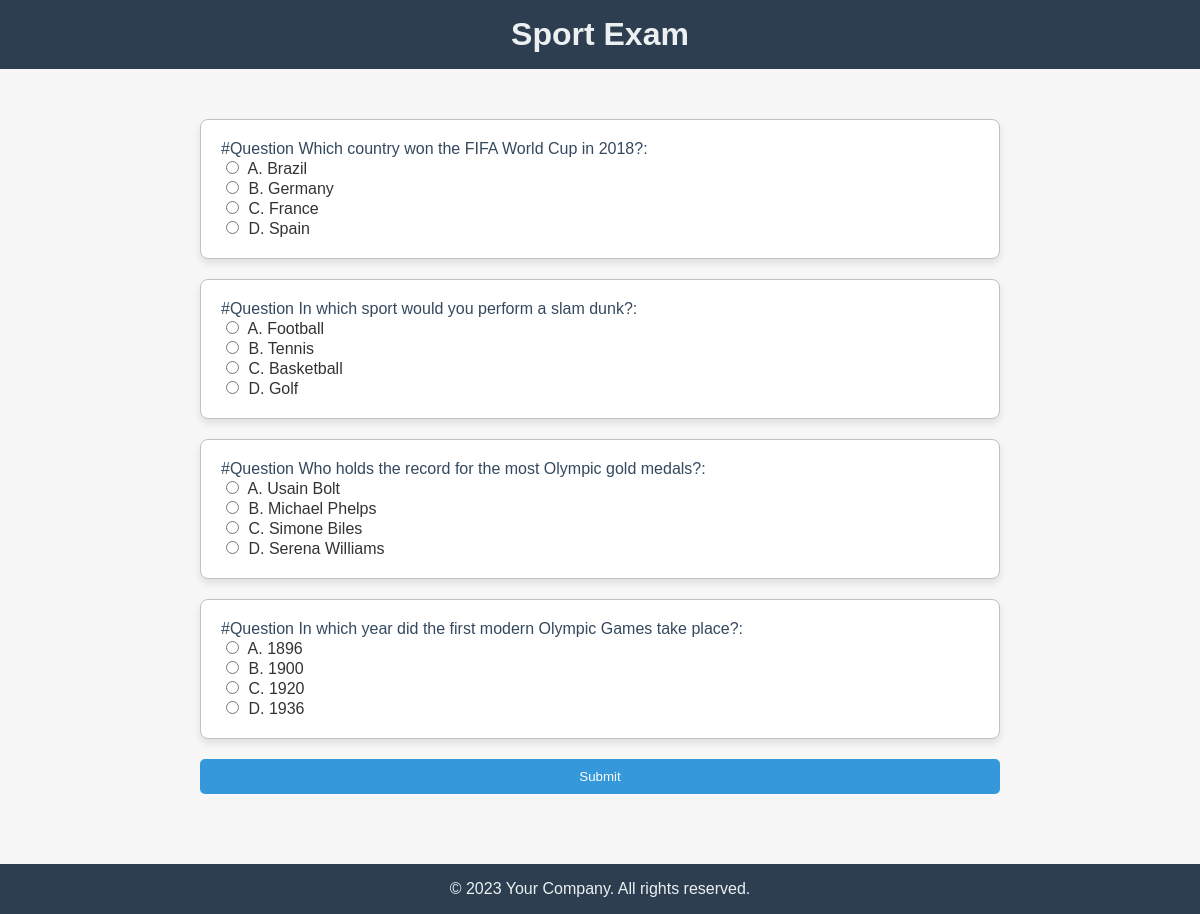
Screenshot of /exams/exam/38 (signed in) with the database file from the repository.
### exams/models.py (models this page shows, shortened)
class Exam(models.Model):
    subject = models.CharField(max_length=50)
    level = models.IntegerField(
        default=1,
        validators=[
            MinValueValidator(1),  # Change the limit_value as needed
            MaxValueValidator(4)  # Change the limit_value as needed
        ])
    questions = models.ManyToManyField('Question', related_name='exams')
    def __str__(self):
	    return self.subject

class Question(models.Model):
    title = models.CharField(max_length=1000)
    answer = models.IntegerField(
        default=1,
        validators=[
            MinValueValidator(1),  # Change the limit_value as needed
            MaxValueValidator(4),  # Change the limit_value as needed
        ])
    A = models.CharField(max_length=100)
    B = models.CharField(max_length=100)
    C = models.CharField(max_length=100)
    D = models.CharField(max_length=100)

### exams/views.py (the view)
# urls.py: path('exams/', ExamList.as_view(), name='exam-list'),
def exam(request, pk):
    if request.user.is_anonymous == True:
        return redirect(EMS.views.signin)
    proxy = Proxy()
    exam = proxy.getExam(pk)
    questions = exam.questions.all()
    return render(request, 'exams/exam.html', {'questions': questions, "contest_id": pk, "subject": exam.subject})

### exams/designpatterns.py (called while the page is built)
    def getExam(self, pk:int):
        exam = Quiz.objects.get(pk=pk)
        return exam

    def getExam(self, pk:int):
        print("  ", Proxy.visitedExam)
        if pk in Proxy.visitedExam:
            return Proxy.visitedExam[pk]
        else:
            exam = self.__examRepositry.getExam(pk)
            Proxy.visitedExam[pk] = exam
            print(Proxy.visitedExam)
            return exam

### templates/exams/exam.html (shortened to what this page needs)
{% load static %}
<!DOCTYPE html>
<html lang="en">
<head>
</head>
<body>
    <header>
        <h1> {{ subject }} Exam </h1>
    </header>
    <div class="container">
        {% for q in questions %}
            <div class="question">
                <p>#Question {{ q.title }}:</p>
                <input id="a" type="radio" name="{{q.pk}}" value="A. {{ q.A }}">
                <label for="{{ q.A }}">A. {{ q.A }} </label><br>
                <input id="b" type="radio" name="{{q.pk}}" value="B. {{ q.B }}">
                <label for="{{ q.B }}">B. {{ q.B }} </label><br>
                <input id="c" type="radio" name="{{q.pk}}" value="C. {{ q.C }}">
                <label for="{{ q.C }}">C. {{ q.C }} </label><br>
                <input id="d" type="radio" name="{{q.pk}}" value="D. {{ q.D }}">
                <label for="{{ q.D }}">D. {{ q.D }} </label><br>
            </div>
        {% endfor %}
        <button onclick="getData('{{contest_id}}')">Submit</button>
    </div>
    <footer>&copy; 2023 Your Company. All rights reserved.</footer>
</body>
</html>

### templates/exams/exam.html (style rules this page uses)
body { margin: 0; padding: 0; font-family: 'Arial', sans-serif; background-color: #f7f7f7; color: #333; }
header, footer { text-align: center; color: #fff; background-color: #2c3e50; padding: 1em 0; }
h1 { margin: 0; color: #ecf0f1; }
.container { max-width: 800px; margin: 0 auto; padding: 20px; }
.question { border: 1px solid #bdc3c7; border-radius: 8px; padding: 20px; margin-bottom: 20px; background-color: #fff; box-shadow: 0 4px 8px rgba(0, 0, 0, 0.1); }
p { margin: 0; color: #34495e; }
input[type="radio"] { margin-right: 5px; }
button { padding: 10px 20px; background-color: #3498db; color: #fff; border: none; border-radius: 5px; cursor: pointer; width: 100%; transition: background-color 0.3s ease; margin-bottom: 100px; }
footer { text-align: center; background-color: #2c3e50; color: #ecf0f1; padding: 1em 0; position: fixed; bottom: 0; width: 100%; }

### rows the page displays
Exam: subject "Sport"
Question: title "Which country won the FIFA World Cup in 2018?", A "Brazil", B "Germany", C "France", D "Spain"
Question: title "In which sport would you perform a slam dunk?", A "Football", B "Tennis", C "Basketball", D "Golf"
Question: title "Who holds the record for the most Olympic gold medals?", A "Usain Bolt", B "Michael Phelps", C "Simone Biles", D "Serena Williams"
Question: title "In which year did the first modern Olympic Games take place?", A "1896", B "1900", C "1920", D "1936"
